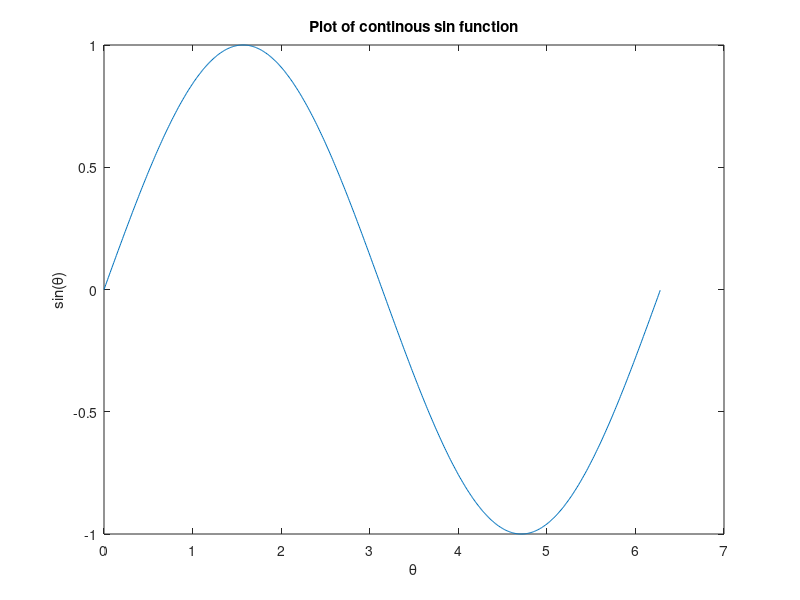
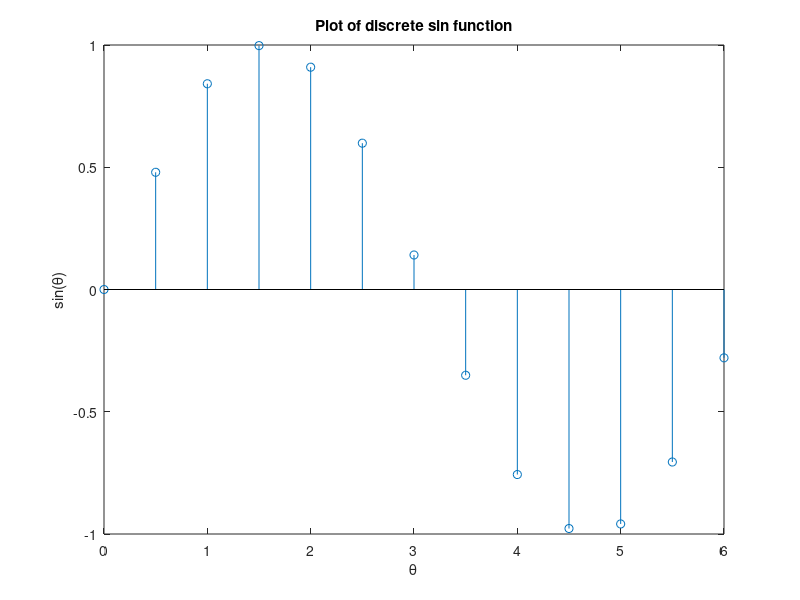
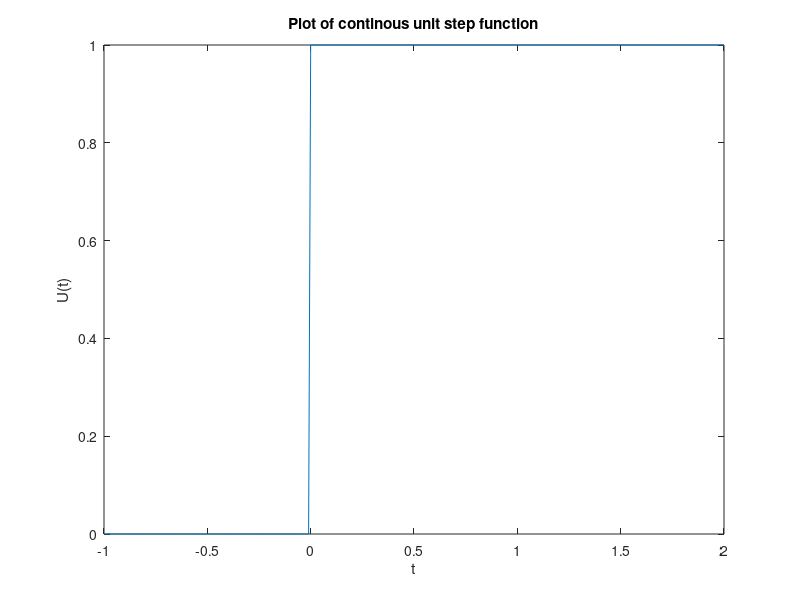
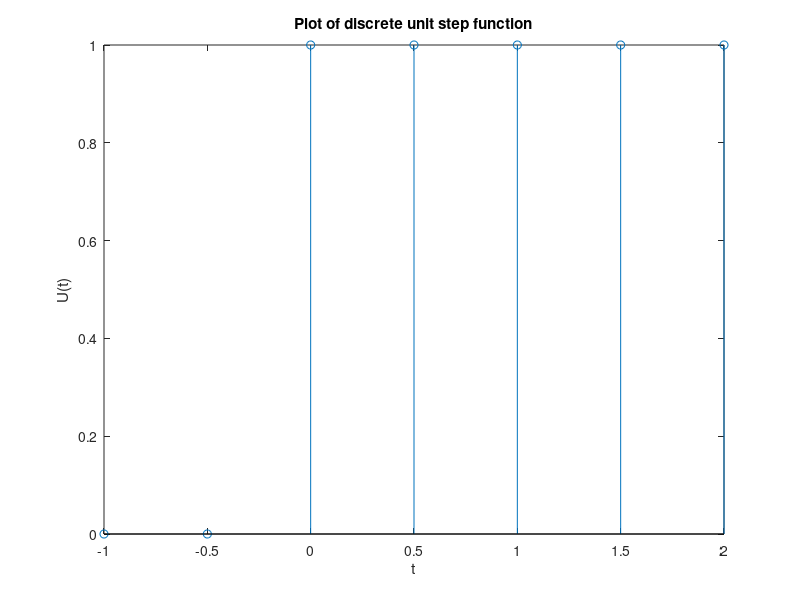

Write the MATLAB code that produced these figures, in order.
% Write Matlab programs for the generation of elementary continuous time signals and discrete time signals.

figure(1);
theta=0:0.01:2*pi;
fun=sin(theta);
plot(theta,fun);
xlabel('\theta');
ylabel('sin(\theta)');
title('Plot of continous sin function');
figure(2);
theta=0:0.5:2*pi;
fun=sin(theta);
stem(theta,fun);
xlabel('\theta');
ylabel('sin(\theta)');
title('Plot of discrete sin function');
figure(3);
t=-1:0.01:2;
unitstep=(t>=0);
plot(t,unitstep);
xlabel('t');
ylabel('U(t)');
title('Plot of continous unit step function');
figure(4);
t=-1:0.5:2;
unitstep=(t>=0);
stem(t,unitstep);
xlabel('t');
ylabel('U(t)');
title('Plot of discrete unit step function');
figure(5);
t=-1:0.01:1;
myramp=t.*(t>=0)+0*(t<0);
plot(t,myramp,'b');
xlabel('t');
ylabel('Ramp(t)');
title('Plot of continous ramp function');
figure(6);
t=-1:0.2:1;
myramp=t.*(t>=0)+0*(t<0);
stem(t,myramp,'b');
xlabel('t');
ylabel('Ramp(t)');
title('Plot of discrete ramp function');
figure(7);
t=-5:0.01:5;
1
plot(t,exp(t));
xlabel('t');
ylabel('exp(t)');
title('Plot of continous exponential function');
figure(8);
t=-5:0.5:5;
stem(t,exp(t));
xlabel('t');
ylabel('exp(t)');
title('Plot of discrete exponential function');
figure(9);
t=-10:0.01:10;
plot(t,sinc(t));
xlabel('t');
ylabel('Sinc(t)');
title('Plot of continous sinc function');
figure(10);
t=-10:0.5:10;
stem(t,sinc(t));
xlabel('t');
ylabel('Sinc(t)');
title('Plot of discrete sinc function');
figure(11);
t=-1:0.01:2;
rect=1*(t>=0) -1*(t>1) ;
plot(t-0.5,rect,'b');
xlabel('t');
ylabel('Rect(t)');
title('Plot of continous Rectangular function');
figure(12);
t=-1:0.5:2;
rect=1*(t>=0) -1*(t>1) ;
stem(t-0.5,rect,'b');
xlabel('t');
ylabel('Rect(t)');
title('Plot of discrete Rectangular function');
